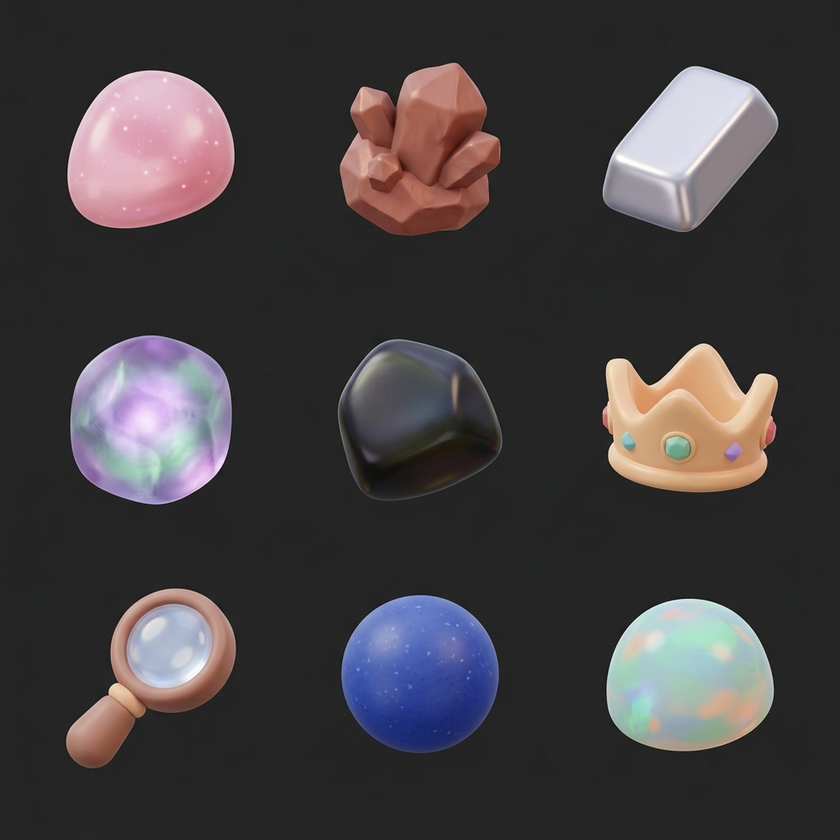
#> input picture creative_apply/sprite_gems_2_raw.png, 840 x 840 px, shrunk from 1024 x 1024 before the run
$ python remove_bg_grid.py creative_apply/sprite_gems_2_raw.png
#> lines starting #> are read from the running program, lines starting #| are printed output that depends on the picture
import sys
from PIL import Image, ImageDraw

def remove_background(input_path, output_path):
#> called with input_path = 'creative_apply/sprite_gems_2_raw.png', output_path = 'creative_apply/sprite_gems_2_raw.png'
    try:
        img = Image.open(input_path).convert("RGBA")
        width, height = img.size
#> width = 840; height = 840

        # We create a temporary image for floodfill
        temp = img.copy()

        # floodfill from the top-left corner of each of the 3x3 cells
        cell_w = width // 3
#> cell_w = 280
        cell_h = height // 3
#> cell_h = 280

        for r in range(3):
            for c in range(3):
                # pick a point slightly inside the cell corner
                x = c * cell_w + 5
                y = r * cell_h + 5
                ImageDraw.floodfill(temp, (x, y), (255, 0, 255, 0), thresh=30)
                # also flood fill from top right
                x2 = c * cell_w + cell_w - 5
                y2 = r * cell_h + 5
                ImageDraw.floodfill(temp, (x2, y2), (255, 0, 255, 0), thresh=30)
                # also from bottom left
                x3 = c * cell_w + 5
                y3 = r * cell_h + cell_h - 5
                ImageDraw.floodfill(temp, (x3, y3), (255, 0, 255, 0), thresh=30)
                # also from bottom right
                x4 = c * cell_w + cell_w - 5
                y4 = r * cell_h + cell_h - 5
                ImageDraw.floodfill(temp, (x4, y4), (255, 0, 255, 0), thresh=30)
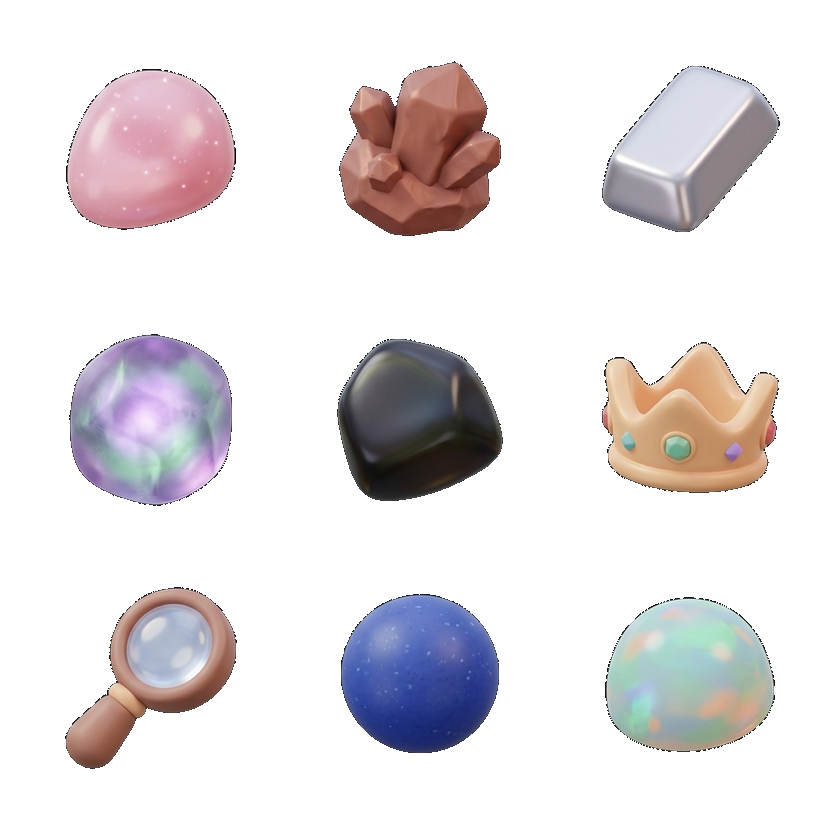
#> temp: PIL image 840x840 RGBA; mean R, G, B, A 229.4, 35.4, 227.2, 65.3; transparent parts drawn white

        # temp now has (255, 0, 255, 0) where the background was.
        # we can use this to update the original image's alpha
        data = list(img.getdata())
#> data = 705600 items
        temp_data = list(temp.getdata())
#> temp_data = 705600 items

        new_data = []
        for d, t in zip(data, temp_data):
            if t == (255, 0, 255, 0):
                new_data.append((d[0], d[1], d[2], 0))
            else:
                new_data.append(d)
#> this loop made 705600 passes
#> d on passes 1 to 3: (39, 36, 37, 255), (38, 36, 37, 255), (35, 35, 35, 255)
#> after the loop, new_data = 705600 items

        img.putdata(new_data)
        img.save(output_path)
        print(f"Processed {output_path}")
    except Exception as e:
        print(f"Error processing {input_path}: {e}")

if __name__ == "__main__":
    for arg in sys.argv[1:]:
        remove_background(arg, arg)
